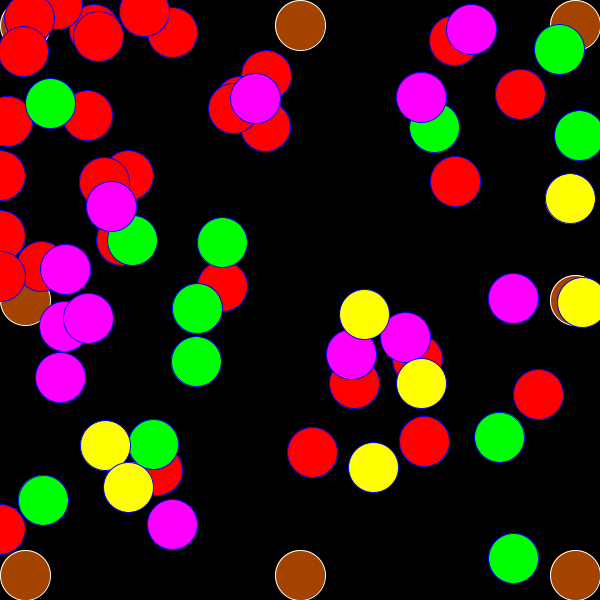
Frame 1 (no input)
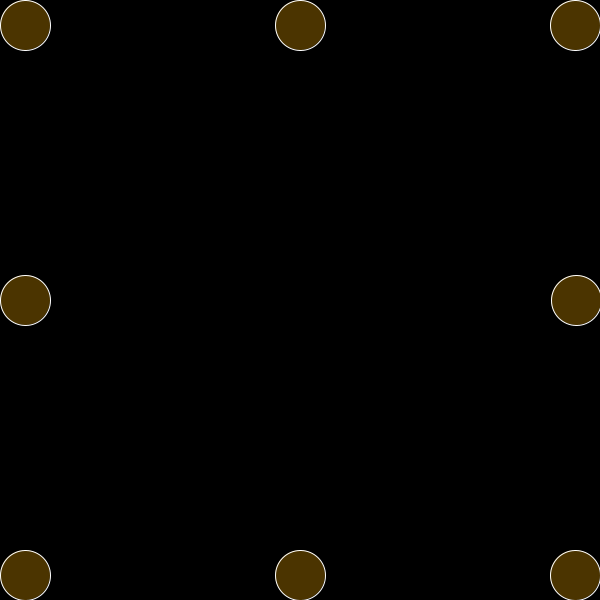
Frame 60 (the mouse pressed at the canvas centre just before this capture)
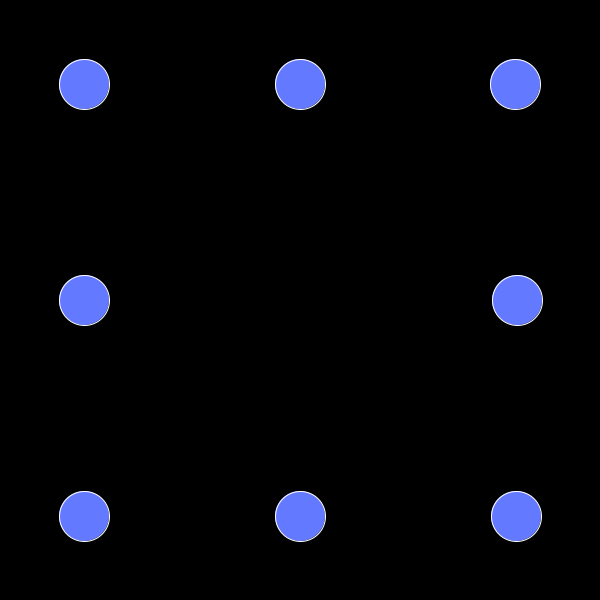
Frame 120 (the mouse held since frame 60 and released just before this capture)

The Processing sketch that drew these frames (run headless with seeded random() and noise(); from frame 60 on, the mouse is pressed at the canvas centre):

// Processing sketch: processing_121446
// ── processing_121446.pde

int bala1 = 575;
boolean bala= true;
boolean balas= true;
int balaxx= 25;
boolean punta=true;
int punta1=25;
boolean balasa=true;
int balaa=575;
int punta2=25;
int punta3=25;
int punta4=300;
int punta8=25;
int punta9=575;
int primera= 0;
int posicio=200;
boolean primeras=true;
int a =200;
int  segona=0;




void setup(){
  size(600,600);
  frameRate(100);
}
//bala1
void draw(){
  
  
 
  stroke(255,255,255);
  fill(255,255,255);
  ellipse(100,80,50,20);
  background(0,0,0);
  fill(random(255),random(255),mouseY);
  //bala1
 ellipse(bala1, 300, 50,50);
 if(bala==false)
 if(bala1<=775&&bala1>300)
 bala1 = bala1 -1;
 //bala2
ellipse(balaxx,300,50,50);
if(balas==false)
if(balaxx>=25&&balaxx<300)
balaxx= balaxx +1;

//bala3
ellipse(punta1,balaa,50,50);
if(punta==false)
if(punta1>=25&&punta1<300)
punta1= punta1 +1;

//bala4
 ellipse(balaa, balaa, 50,50);
 if(balasa==false)
 if(balaa<=775&&balaa>300)
 balaa = balaa -1;

 
 //bala4
ellipse(punta2,punta2,50,50);
if(punta==false)
if(punta1>=25&&punta1<300)
punta2= punta2 +1;

//bala5
ellipse(balaa,punta3,50,50);
if(balas==false)
if(balaxx>=25&&balaxx<300)
punta3= punta3 +1;

//bala6

ellipse(300,punta8,50,50);
if(balas==false)
if(balaxx<300)
punta8= punta8 +1;
//bola7
ellipse(300,punta9,50,50);
if(balas==false)
if(balaxx<300)
punta9= punta9 -1;




 



int b=0;
while(bala1==balaa){
 
  fill(0,0,0);
stroke(0,0,0);
ellipse(punta4,300,150,150);
 stroke(0,0,255);
 
 fill(255,0,0);
 
  ellipse(random(280),random(320),50,50);
  ellipse(random(280),random(320),50,50);
  ellipse(random(280),random(320),50,50);
  ellipse(random(280),random(320),50,50);
  ellipse(random(280),random(320),50,50);
  ellipse(random(300),random(400),50,50);
  ellipse(random(280),random(320),50,50);
  ellipse(random(280),random(320),50,50);
  ellipse(random(500),random(500),50,50);
  ellipse(random(300),random(500),50,50);
  ellipse(random(600),random(320),50,50);
  ellipse(random(600),random(600),50,50);
  ellipse(random(600),random(600),50,50);
  ellipse(random(600),random(600),50,50);
  ellipse(random(600),random(600),50,50);
  ellipse(random(0),random(600),50,50);
  ellipse(random(0),random(600),50,50);
  ellipse(random(0),random(600),50,50);
  ellipse(random(0),random(600),50,50);
  ellipse(random(600),random(600),50,50);
  ellipse(random(600),random(600),50,50);
  ellipse(random(600),random(600),50,50);
  ellipse(random(600),random(600),50,50);
  ellipse(random(600),random(600),50,50);
  ellipse(random(600),random(600),50,50);
  ellipse(random(600),random(600),50,50);
  ellipse(random(600),random(600),50,50);
  ellipse(random(600),random(600),50,50);
  ellipse(random(600),random(600),50,50);
  ellipse(random(600),random(600),50,50);
  ellipse(random(600),random(600),50,50);
fill(0,255,0);
ellipse(random(600),random(600),50,50);
  ellipse(random(600),random(600),50,50);
  ellipse(random(600),random(600),50,50);
  ellipse(random(600),random(600),50,50);
  ellipse(random(600),random(600),50,50);
  ellipse(random(600),random(600),50,50);
  ellipse(random(600),random(600),50,50);
  ellipse(random(600),random(600),50,50);
  ellipse(random(600),random(600),50,50);
  ellipse(random(600),random(600),50,50);
  ellipse(random(600),random(600),50,50);
  ellipse(random(600),random(600),50,50);
  fill(255,0,255);
  ellipse(random(600),random(600),50,50);
  ellipse(random(600),random(600),50,50);
  ellipse(random(600),random(600),50,50);
  ellipse(random(600),random(600),50,50);
  ellipse(random(600),random(600),50,50);
  ellipse(random(600),random(600),50,50);
  ellipse(random(600),random(600),50,50);
  ellipse(random(600),random(600),50,50);
  ellipse(random(600),random(600),50,50);
  ellipse(random(600),random(600),50,50);
  ellipse(random(600),random(600),50,50);
  ellipse(random(600),random(600),50,50);
  fill(255,255,0);
    ellipse(random(600),random(600),50,50);
  ellipse(random(600),random(600),50,50);
  ellipse(random(600),random(600),50,50);
  ellipse(random(600),random(600),50,50);
  ellipse(random(600),random(600),50,50);
  ellipse(random(600),random(600),50,50);
  ellipse(random(600),random(600),50,50);
   bala1=bala1+1;
    
    
    
  }
    
  

  
  
}



void mousePressed(){
  bala=false;
balas=false;
punta=false;
balasa=false;

 
   
}
